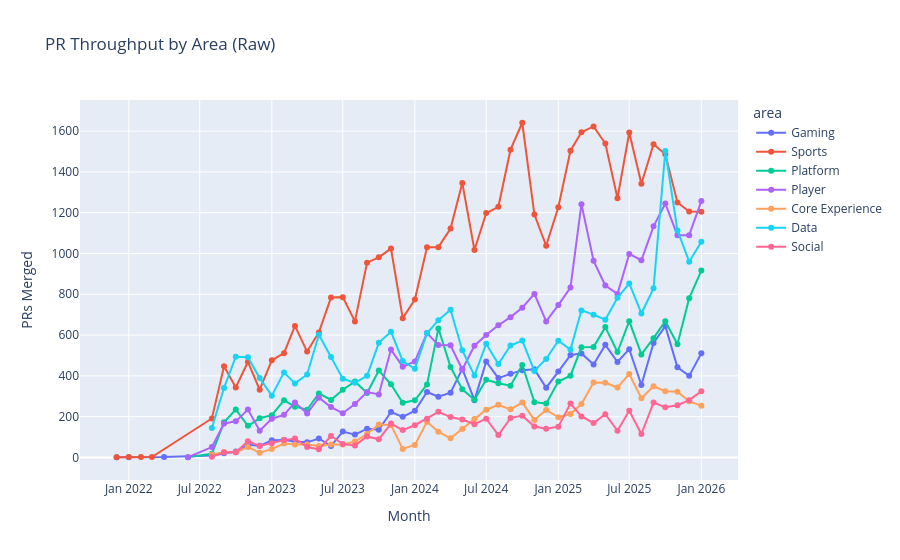

Notebook cell for this chart:
### Code cell
# Raw throughput over time by area
fig = px.line(df_by_area, x='month', y='prs_merged', color='area',
              title='PR Throughput by Area (Raw)',
              markers=True)
fig.update_layout(yaxis_title='PRs Merged', xaxis_title='Month')
fig.show()

### Figure 1 — Plotly figure (JSON) as saved in the notebook; plotly's stock layout.template omitted (floating-point values rounded to 4 significant figures)
{"data": [{"hovertemplate": "area=Gaming<br>month=%{x}<br>prs_merged=%{y}<extra></extra>", "legendgroup": "Gaming", "line": {"color": "#636efa", "dash": "solid"}, "marker": {"symbol": "circle"}, "mode": "lines+markers", "name": "Gaming", "orientation": "v", "showlegend": true, "type": "scatter", "x": ["2021-12-01", "2022-01-01", "2022-04-01", "2022-08-01", "2022-09-01", "2022-10-01", "2022-11-01", "2022-12-01", "2023-01-01", "2023-02-01", "2023-03-01", "2023-04-01", "2023-05-01", "2023-06-01", "2023-07-01", "2023-08-01", "2023-09-01", "2023-10-01", "2023-11-01", "2023-12-01", "2024-01-01", "2024-02-01", "2024-03-01", "2024-04-01", "2024-05-01", "2024-06-01", "2024-07-01", "2024-08-01", "2024-09-01", "2024-10-01", "2024-11-01", "2024-12-01", "2025-01-01", "2025-02-01", "2025-03-01", "2025-04-01", "2025-05-01", "2025-06-01", "2025-07-01", "2025-08-01", "2025-09-01", "2025-10-01", "2025-11-01", "2025-12-01", "2026-01-01"], "xaxis": "x", "y": [1, 1, 2, 9, 21, 29, 62, 57, 84, 86, 78, 74, 93, 56, 127, 112, 141, 136, 223, 199, 229, 321, 298, 317, 434, 281, 470, 389, 410, 428, 432, 342, 421, 502, 510, 456, 552, 468, 531, 355, 561, 644, 442, 400, 511], "yaxis": "y"}, {"hovertemplate": "area=Sports<br>month=%{x}<br>prs_merged=%{y}<extra></extra>", "legendgroup": "Sports", "line": {"color": "#EF553B", "dash": "solid"}, "marker": {"symbol": "circle"}, "mode": "lines+markers", "name": "Sports", "orientation": "v", "showlegend": true, "type": "scatter", "x": ["2021-12-01", "2022-01-01", "2022-02-01", "2022-03-01", "2022-08-01", "2022-09-01", "2022-10-01", "2022-11-01", "2022-12-01", "2023-01-01", "2023-02-01", "2023-03-01", "2023-04-01", "2023-05-01", "2023-06-01", "2023-07-01", "2023-08-01", "2023-09-01", "2023-10-01", "2023-11-01", "2023-12-01", "2024-01-01", "2024-02-01", "2024-03-01", "2024-04-01", "2024-05-01", "2024-06-01", "2024-07-01", "2024-08-01", "2024-09-01", "2024-10-01", "2024-11-01", "2024-12-01", "2025-01-01", "2025-02-01", "2025-03-01", "2025-04-01", "2025-05-01", "2025-06-01", "2025-07-01", "2025-08-01", "2025-09-01", "2025-10-01", "2025-11-01", "2025-12-01", "2026-01-01"], "xaxis": "x", "y": [1, 2, 2, 2, 191, 447, 343, 469, 332, 477, 511, 645, 519, 613, 784, 786, 667, 955, 981, 1024, 683, 774, 1031, 1031, 1122, 1346, 1017, 1198, 1229, 1509, 1641, 1191, 1038, 1227, 1504, 1594, 1623, 1539, 1271, 1593, 1342, 1536, 1486, 1250, 1206, 1205], "yaxis": "y"}, {"hovertemplate": "area=Platform<br>month=%{x}<br>prs_merged=%{y}<extra></extra>", "legendgroup": "Platform", "line": {"color": "#00cc96", "dash": "solid"}, "marker": {"symbol": "circle"}, "mode": "lines+markers", "name": "Platform", "orientation": "v", "showlegend": true, "type": "scatter", "x": ["2022-06-01", "2022-08-01", "2022-09-01", "2022-10-01", "2022-11-01", "2022-12-01", "2023-01-01", "2023-02-01", "2023-03-01", "2023-04-01", "2023-05-01", "2023-06-01", "2023-07-01", "2023-08-01", "2023-09-01", "2023-10-01", "2023-11-01", "2023-12-01", "2024-01-01", "2024-02-01", "2024-03-01", "2024-04-01", "2024-05-01", "2024-06-01", "2024-07-01", "2024-08-01", "2024-09-01", "2024-10-01", "2024-11-01", "2024-12-01", "2025-01-01", "2025-02-01", "2025-03-01", "2025-04-01", "2025-05-01", "2025-06-01", "2025-07-01", "2025-08-01", "2025-09-01", "2025-10-01", "2025-11-01", "2025-12-01", "2026-01-01"], "xaxis": "x", "y": [1, 18, 172, 235, 155, 192, 207, 280, 249, 234, 314, 282, 332, 372, 316, 426, 359, 268, 280, 358, 632, 444, 334, 283, 381, 364, 352, 453, 271, 264, 372, 401, 540, 541, 639, 517, 668, 505, 585, 668, 555, 781, 916], "yaxis": "y"}, {"hovertemplate": "area=Player<br>month=%{x}<br>prs_merged=%{y}<extra></extra>", "legendgroup": "Player", "line": {"color": "#ab63fa", "dash": "solid"}, "marker": {"symbol": "circle"}, "mode": "lines+markers", "name": "Player", "orientation": "v", "showlegend": true, "type": "scatter", "x": ["2022-06-01", "2022-08-01", "2022-09-01", "2022-10-01", "2022-11-01", "2022-12-01", "2023-01-01", "2023-02-01", "2023-03-01", "2023-04-01", "2023-05-01", "2023-06-01", "2023-07-01", "2023-08-01", "2023-09-01", "2023-10-01", "2023-11-01", "2023-12-01", "2024-01-01", "2024-02-01", "2024-03-01", "2024-04-01", "2024-05-01", "2024-06-01", "2024-07-01", "2024-08-01", "2024-09-01", "2024-10-01", "2024-11-01", "2024-12-01", "2025-01-01", "2025-02-01", "2025-03-01", "2025-04-01", "2025-05-01", "2025-06-01", "2025-07-01", "2025-08-01", "2025-09-01", "2025-10-01", "2025-11-01", "2025-12-01", "2026-01-01"], "xaxis": "x", "y": [1, 51, 166, 177, 235, 131, 190, 209, 270, 215, 293, 247, 217, 262, 321, 309, 529, 445, 471, 610, 551, 550, 431, 548, 600, 648, 688, 734, 802, 667, 747, 833, 1242, 964, 843, 802, 998, 967, 1133, 1245, 1090, 1090, 1257], "yaxis": "y"}, {"hovertemplate": "area=Core Experience<br>month=%{x}<br>prs_merged=%{y}<extra></extra>", "legendgroup": "Core Experience", "line": {"color": "#FFA15A", "dash": "solid"}, "marker": {"symbol": "circle"}, "mode": "lines+markers", "name": "Core Experience", "orientation": "v", "showlegend": true, "type": "scatter", "x": ["2022-08-01", "2022-09-01", "2022-10-01", "2022-11-01", "2022-12-01", "2023-01-01", "2023-02-01", "2023-03-01", "2023-04-01", "2023-05-01", "2023-06-01", "2023-07-01", "2023-08-01", "2023-09-01", "2023-10-01", "2023-11-01", "2023-12-01", "2024-01-01", "2024-02-01", "2024-03-01", "2024-04-01", "2024-05-01", "2024-06-01", "2024-07-01", "2024-08-01", "2024-09-01", "2024-10-01", "2024-11-01", "2024-12-01", "2025-01-01", "2025-02-01", "2025-03-01", "2025-04-01", "2025-05-01", "2025-06-01", "2025-07-01", "2025-08-01", "2025-09-01", "2025-10-01", "2025-11-01", "2025-12-01", "2026-01-01"], "xaxis": "x", "y": [15, 26, 26, 51, 23, 41, 68, 63, 63, 56, 64, 63, 78, 115, 161, 159, 42, 61, 175, 126, 94, 140, 189, 234, 258, 236, 269, 184, 233, 197, 213, 262, 367, 366, 343, 409, 290, 349, 325, 322, 275, 254], "yaxis": "y"}, {"hovertemplate": "area=Data<br>month=%{x}<br>prs_merged=%{y}<extra></extra>", "legendgroup": "Data", "line": {"color": "#19d3f3", "dash": "solid"}, "marker": {"symbol": "circle"}, "mode": "lines+markers", "name": "Data", "orientation": "v", "showlegend": true, "type": "scatter", "x": ["2022-08-01", "2022-09-01", "2022-10-01", "2022-11-01", "2022-12-01", "2023-01-01", "2023-02-01", "2023-03-01", "2023-04-01", "2023-05-01", "2023-06-01", "2023-07-01", "2023-08-01", "2023-09-01", "2023-10-01", "2023-11-01", "2023-12-01", "2024-01-01", "2024-02-01", "2024-03-01", "2024-04-01", "2024-05-01", "2024-06-01", "2024-07-01", "2024-08-01", "2024-09-01", "2024-10-01", "2024-11-01", "2024-12-01", "2025-01-01", "2025-02-01", "2025-03-01", "2025-04-01", "2025-05-01", "2025-06-01", "2025-07-01", "2025-08-01", "2025-09-01", "2025-10-01", "2025-11-01", "2025-12-01", "2026-01-01"], "xaxis": "x", "y": [144, 341, 494, 491, 389, 303, 417, 363, 407, 602, 493, 386, 366, 400, 562, 616, 473, 435, 609, 673, 724, 525, 402, 557, 458, 549, 573, 424, 483, 572, 529, 721, 700, 675, 783, 853, 706, 829, 1502, 1113, 960, 1058], "yaxis": "y"}, {"hovertemplate": "area=Social<br>month=%{x}<br>prs_merged=%{y}<extra></extra>", "legendgroup": "Social", "line": {"color": "#FF6692", "dash": "solid"}, "marker": {"symbol": "circle"}, "mode": "lines+markers", "name": "Social", "orientation": "v", "showlegend": true, "type": "scatter", "x": ["2022-08-01", "2022-09-01", "2022-10-01", "2022-11-01", "2022-12-01", "2023-01-01", "2023-02-01", "2023-03-01", "2023-04-01", "2023-05-01", "2023-06-01", "2023-07-01", "2023-08-01", "2023-09-01", "2023-10-01", "2023-11-01", "2023-12-01", "2024-01-01", "2024-02-01", "2024-03-01", "2024-04-01", "2024-05-01", "2024-06-01", "2024-07-01", "2024-08-01", "2024-09-01", "2024-10-01", "2024-11-01", "2024-12-01", "2025-01-01", "2025-02-01", "2025-03-01", "2025-04-01", "2025-05-01", "2025-06-01", "2025-07-01", "2025-08-01", "2025-09-01", "2025-10-01", "2025-11-01", "2025-12-01", "2026-01-01"], "xaxis": "x", "y": [3, 26, 26, 80, 56, 70, 85, 93, 51, 40, 105, 66, 59, 103, 89, 166, 134, 158, 190, 224, 198, 186, 163, 190, 110, 193, 205, 152, 141, 151, 264, 201, 169, 212, 131, 229, 115, 269, 246, 256, 281, 324], "yaxis": "y"}], "layout": {"legend": {"title": {"text": "area"}, "tracegroupgap": 0}, "title": {"text": "PR Throughput by Area (Raw)"}, "xaxis": {"anchor": "y", "domain": [0, 1], "title": {"text": "Month"}}, "yaxis": {"anchor": "x", "domain": [0, 1], "title": {"text": "PRs Merged"}}}}
